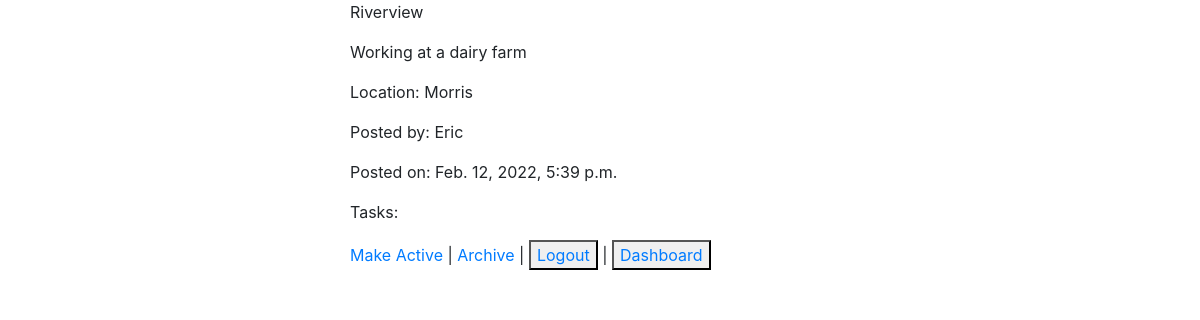
Screenshot of /jobs/1/view (signed in) with the database file from the repository.
### JobNotes/models.py (models this page shows)
class Job(models.Model):
    title=models.CharField(max_length=255)
    date=models.DateField(default=datetime.date.today())
    description=models.TextField()
    location=models.CharField(max_length=255)
    uploader=models.ForeignKey(User, related_name='jobs_uploaded', on_delete=CASCADE)
    active=models.BooleanField(default=True)
    workers=models.ManyToManyField(User, related_name='workers', blank=True)
    vehicles=models.ManyToManyField(Vehicle, related_name='vehicles', blank=True)
    equipment=models.ManyToManyField(Equipment, related_name='equipment_used')
    tasks=models.ManyToManyField(Task,related_name='active_tasks')
    created_at=models.DateTimeField(auto_now_add=True)
    updated_at=models.DateTimeField(auto_now=True)
    objects=JobManager()

class User(models.Model):
    first_name=models.CharField(max_length=255)
    last_name=models.CharField(max_length=255)
    email=models.CharField(max_length=255)
    password=models.CharField(max_length=100)
    created_at=models.DateTimeField(auto_now_add=True)
    updated_at=models.DateTimeField(auto_now=True)
    objects=UserManager()

### JobNotes/views.py (the view)
# urls.py: path('jobs/<int:job_id>/view', views.jobpage),
def jobpage(request, job_id):
    if 'user_id' not in request.session:
        return redirect('/')
    this_job=Job.objects.get(id=job_id)
    context={
        'job':this_job
    }
    return render(request,'details.html',context)

### JobNotes/templates/details.html (shortened to what this page needs)
<!DOCTYPE html>
<html lang="en">
<head>
    <link rel="stylesheet" href="https://stackpath.bootstrapcdn.com/bootstrap/4.3.1/css/bootstrap.min.css">
    {% load static %}
</head>
<body>
    <div class='mx-auto' style='width: 500px;'>
    <p>{{job.title}}</p>
    <p>{{job.description}}</p>
    <p>Location: {{job.location}}</p>
    <p>Posted by: {{job.uploader.first_name}}</p>
    <p>Posted on: {{job.created_at}}</p>
    <p>Tasks:</p>
    <a href='/jobs/{{job.id}}/add_job/'>Make Active</a> |
    <a href='/jobs/{{job.id}}/remove_job/'>Archive</a> |
    <button><a href="logout">Logout</a></button> |
    <button><a href='/jobs'>Dashboard</a></button>
    </div>
</body>
</html>

### rows the page displays
Job: title "Riverview", description "Working at a dairy farm", location "Morris", uploader.first_name "Eric", created_at "Feb. 12, 2022, 5:39 p.m."
